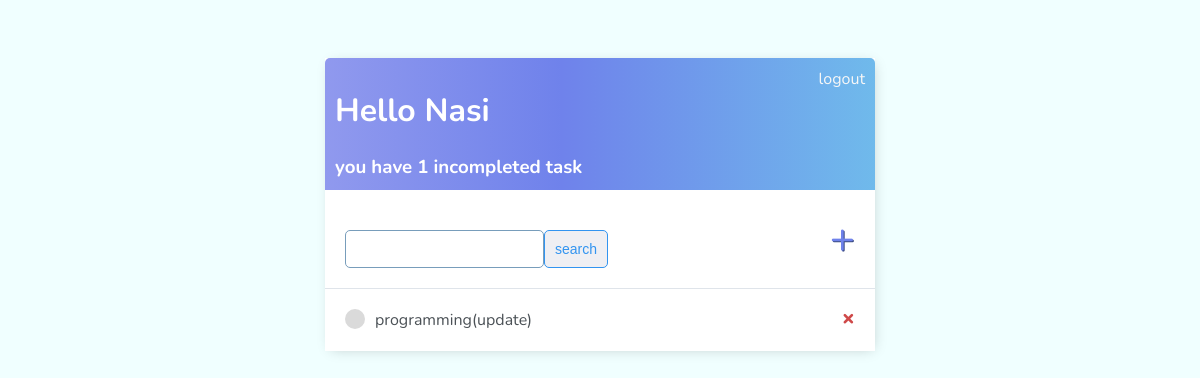
The app's page / (signed in), older data.
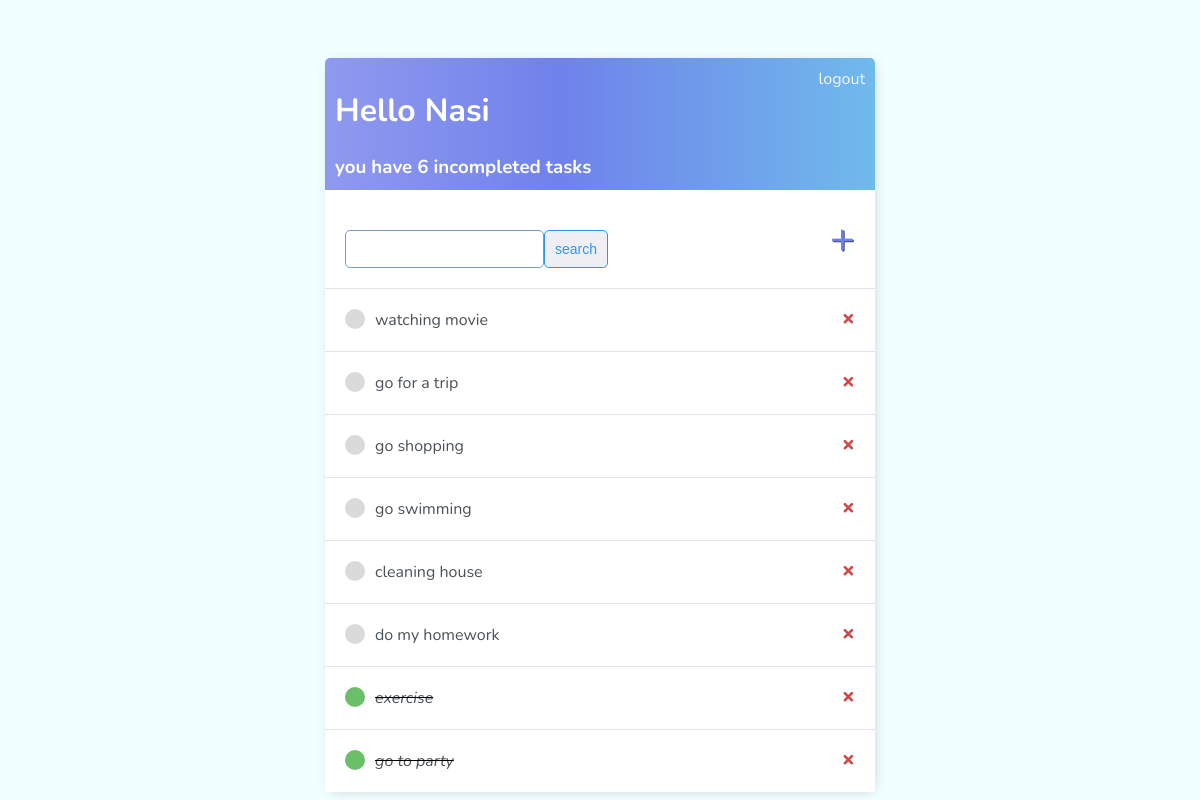
The same page, newer data.
### base/models.py (models this page shows, shortened)
class Task(models.Model):
    user = models.ForeignKey(User, on_delete=models.CASCADE, null=True, blank=True)
    title = models.CharField(max_length=200)
    description = models.TextField(null=True, blank=True)
    complete = models.BooleanField(default=False)
    created = models.DateTimeField(auto_now_add=True)
    def __str__(self):
        return self.title
    class Meta:
        ordering = ['complete',]

### base/views.py (the view)
# urls.py: path('', views.TaskListView.as_view(), name='tasks'),
class TaskListView(LoginRequiredMixin, generic.ListView):
    model = Task
    template_name = 'base/task_list.html'
    context_object_name = 'tasks'
    def get_context_data(self, **kwargs):
        context = super().get_context_data(**kwargs)
        context['tasks'] = context['tasks'].filter(user=self.request.user)
        context['count'] = context['tasks'].filter(complete=False).count()
        search_input = self.request.GET.get('search-area') or ''
        if search_input:
            context['tasks'] = context['tasks'].filter(title__startswith=search_input)
        context['search_input'] = search_input
        return context

### base/templates/base/task_list.html
{% extends 'main.html' %}
{% block content %}
<div class="header-bar">
    <div>
        <h1>Hello {{request.user|title}}</h1>
        {% if count is not 0 %}
            <h3 style="margin: 0;"> you have {{count}} incompleted task{{count|pluralize:"s"}}</h3>
        {% else %}
            <h3 style="margin: 0;"> hooray! You have completed all of your tasks.</h3>
        {% endif %}
    </div>
    {% if request.user.is_authenticated %}
        <a href="{% url 'logout' %}">logout</a>
    {% else %}
        <a href="{% url 'login' %}">login</a>
    {% endif %}
</div>
<div id="search-add-wrapper">
    <form method="GET" style="display: flex; margin-top: 20px">
        <input type="text" name="search-area" value="{{search_input}}">
        <input class="button" type="submit" value="search">
    </form>
    <a id="add-link" href="{% url 'task_create' %}">&#x2b;</a>
</div>
<div id="tasklist" class="task-items-wrapper">
    {% for task in tasks %}
    <div class="task-wrapper" data-position="{{task.pk}}">
        <div class="task-title">
            {% if task.complete %}
            <div class="task-complete-icon"></div>
            <i><s><a href="{% url 'task_update' task.id %}">{{task}}</a></s></i> {% else %}
            <div class="task-incomplete-icon"></div>
            <a href="{% url 'task_update' task.id %}">{{task}}</a> {% endif %}
        </div>
        <div class="task-controls">
            <a class="delete-link" href="{% url 'task_delete' task.id %}">&#215;</a>
        </div>
    </div>
    {% empty %}
    <div style="text-align: center; padding-bottom: 10px; line-height: 1em;">
        <h3>No new tasks are created.</h3>
        <h3>Create a <a style="text-decoration: none; color: #e53935;" href="{% url 'task_create' %}">New task</a> ! </h3>
    </div>
    {% endfor %}
</div>
{% endblock %}

### base/templates/main.html (shortened to what this page needs)
<!DOCTYPE html>
<html lang="en">
<head>
</head>
<body>
    <div class='container'>
        {% block content %}
        {% endblock %}
    </div>
</body>
</html>

### base/templates/main.html (style rules this page uses)
body { background-color: rgb(240, 255, 255); font-family: 'Nunito', sans-serif; padding-top: 50px; }
h1, h2, h3, h4, h5, h6 { font-family: 'Raleway' sans-serif; }
a, p { color: #4b5156; }
.container { max-width: 550px; margin: auto; background-color: white; -webkit-box-shadow: 2px 2px 13px -4px rgba(0, 0, 0, 0.21); box-shadow: 2px 2px 13px -4px rgba(0, 0, 0, 0.21); }
.header-bar a { color: rgb(247, 247, 247); text-decoration: none; }
.header-bar { display: flex; justify-content: space-between; color: #fff; padding: 10px; border-radius: 5px 5px 0 0; background: linear-gradient(90deg, #9099ee 0%, #6f82eb 43%, hsl(204, 76%, 68%) 100%); }
.task-wrapper { display: flex; align-items: center; justify-content: space-between; background-color: #fff; border-top: 1px solid #dfe4ea; overflow: hidden; }
.task-title { display: flex; padding: 20px; }
.task-title a { text-decoration: none; color: #4b5156; margin-left: 10px; }
.task-complete-icon { height: 20px; width: 20px; background-color: rgb(105, 192, 105); border-radius: 50%; }
.task-incomplete-icon { height: 20px; width: 20px; background-color: rgb(218, 218, 218); border-radius: 50%; }
.delete-link { text-decoration: none; font-weight: 900; color: #cf4949; font-size: 22px; line-height: 0; margin: 20px 20px; }
#add-link { color: #6f82eb; text-decoration: none; font-size: 42px; text-shadow: 1px 1px #3b4b81; }
#search-add-wrapper { display: flex; justify-content: space-between; align-items: center; padding: 20px; }
input[type=text], input[type=password], textarea { border: 1px solid #789dbb; border-radius: 5px; padding: 10px; width: 90%; }
.button { border: 1px solid #3294f0; background-color: rgb(239, 239, 243); color: #3294f0; padding: 10px; font-size: 14px; border-radius: 5px; cursor: pointer; text-decoration: none; }

Row changes from the older to the newer data that the page shows:
removed Task: title "programming(update)"
added Task: title "watching movie"
added Task: title "go for a trip"
added Task: title "go shopping"
added Task: title "go swimming"
added Task: title "cleaning house"
added Task: title "do my homework"
added Task: title "exercise"
added Task: title "go to party"
Text that changed along with them:
{{ count }}: "1" → "6"
